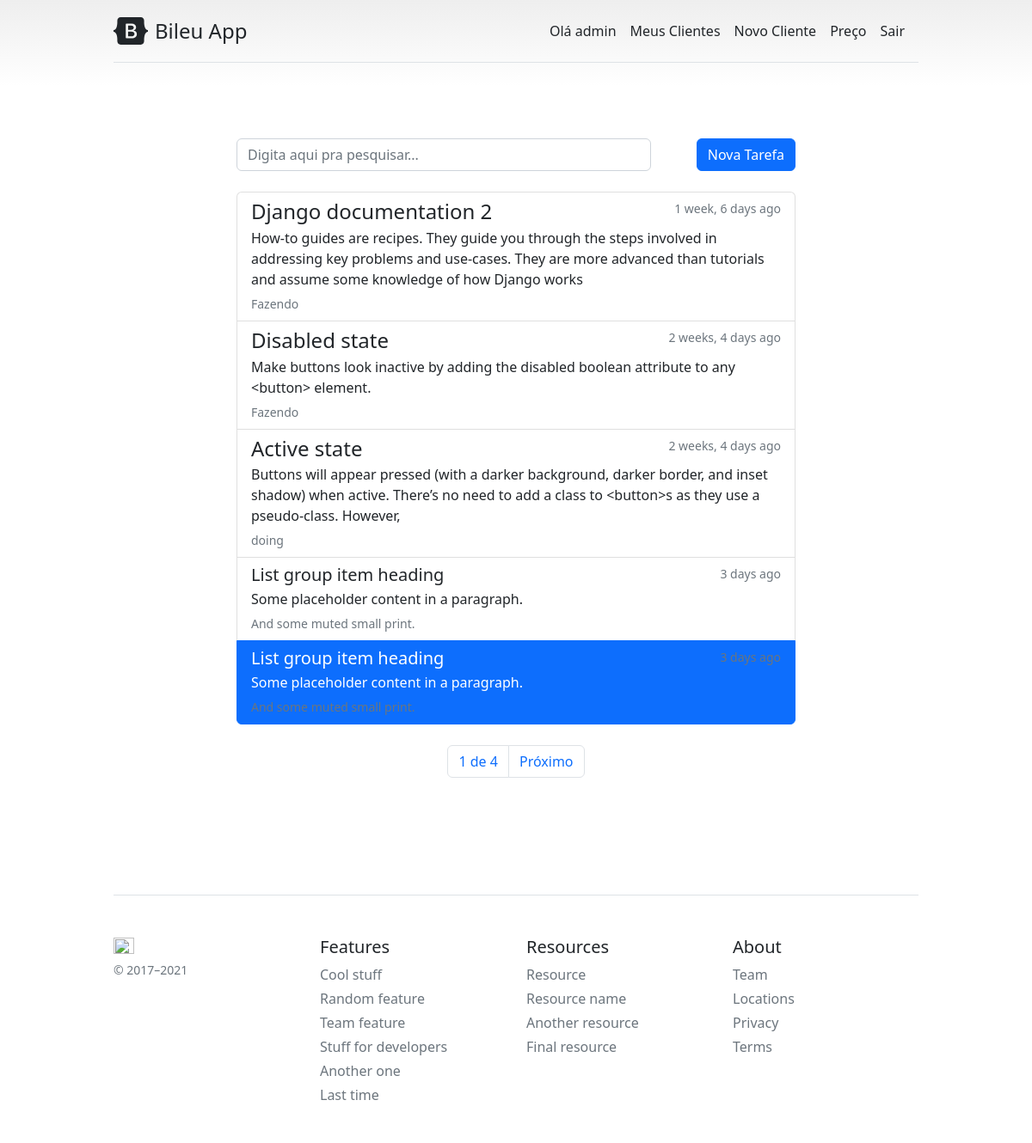
The app's page / (signed in) with its own data.
### tasks/models.py (models this page shows, shortened)
class Task(models.Model):
    STATUS = (
        ('Fazendo', 'Fazendo'),
        ('Feito', 'Feito'),
    )
    title = models.CharField(max_length=255)
    descripition = models.TextField()
    done = models.CharField(
        max_length=15,
        choices=STATUS,
        )
    user = models.ForeignKey(get_user_model(), on_delete=models.CASCADE)
    create_at = models.DateTimeField(auto_now_add=True)
    update_at = models.DateTimeField(auto_now=True)

### tasks/views.py (the view)
# urls.py: path('', views.taskList, name='task-list'),
@login_required
def taskList(request):
    search = request.GET.get('search')
    if search:
        tasks = Task.objects.filter(title__icontains=search, user=request.user)
    else:
        tasks_list = Task.objects.all().order_by('-create_at').filter(user=request.user)
        paginator = Paginator(tasks_list, 3)
        page = request.GET.get('page')
        tasks = paginator.get_page(page)
    return render(request, 'tasks/list.html', {'tasks':tasks})

### tasks/templates/tasks/list.html (shortened to what this page needs)
{% extends 'base.html' %}
{% block content %}
{% load humanize %}
<div class="row">
    <div class="col col-sm-9">
        <form method="GET" id="search-form">
            <input class="form-control" list="datalistOptions" placeholder="Digita aqui pra pesquisar..." type="text"
                id="search" value="{{ request.GET.search }}" name="search">
        </form>
    </div>
    <div class="col col-sm text-end">
        <a class="btn btn-primary" href="newtask/" role="button">Nova Tarefa</a>
    </div>
</div>
<br>
<div class="list-group">
    {% for task in tasks %}
    <a href="task/{{ task.id }}" class="list-group-item list-group-item-action" aria-current="true">
        <div class="d-flex w-100 justify-content-between">
            <h4 class="mb-1">{{ task.title }} </h4>
            <small class="text-muted">{{ task.update_at|naturaltime }}</small>
        </div>
        <p class="mb-1 limit" id="mydiv">{{ task.descripition }}</p>
        <small class="text-muted">{{ task.done }}</small>
    </a>
    {% endfor %}
    <a href="#" class="list-group-item list-group-item-action">
        <div class="d-flex w-100 justify-content-between">
            <h5 class="mb-1">List group item heading</h5>
            <small class="text-muted">3 days ago</small>
        </div>
        <p class="mb-1">Some placeholder content in a paragraph.</p>
        <small class="text-muted">And some muted small print.</small>
    </a>
    <a href="#" class="list-group-item list-group-item-action active">
        <div class="d-flex w-100 justify-content-between">
            <h5 class="mb-1">List group item heading</h5>
            <small class="text-muted">3 days ago</small>
        </div>
        <p class="mb-1">Some placeholder content in a paragraph.</p>
        <small class="text-muted">And some muted small print.</small>
    </a>
</div>
<br>
<nav aria-label="Page navigation example">
    <ul class="pagination  justify-content-center">
        {% if tasks.paginator.num_pages%}
        <li class="page-item"><a class="page-link" href="#">{{ tasks.number }} de {{ tasks.paginator.num_pages}}</a>
        </li>
        {% endif %}
        {% if tasks.has_next %}
        <li class="page-item"><a class="page-link" href="?page={{ tasks.next_page_number }}">Próximo</a></li>
        {% endif %}
    </ul>
</nav>
{% endblock %}

### tasks/templates/base.html (shortened to what this page needs)
{% load static %}
<!doctype html>
<html lang="en">
<head>
    <link rel="stylesheet" href="{% static 'css/styles.css' %}">
    <link rel="stylesheet" href="https://cdn.jsdelivr.net/npm/bootstrap@5.2.3/dist/css/bootstrap.min.css"
>
</head>
<body>
    <div class="container py-3">
        <header>
            <div class="d-flex flex-column flex-md-row align-items-center pb-3 mb-4 border-bottom">
                <a href="/" class="d-flex align-items-center text-dark text-decoration-none">
                    <span class="fs-4" style="font-weight:500;">Bileu App</span>
                </a>
                <nav class="d-inline-flex mt-2 mt-md-0 ms-md-auto">
                    {% if user.is_authenticated %}
                    <a class="me-3 py-2 text-dark text-decoration-none" href="#">Olá {{user.username}}</a>
                    <a class="me-3 py-2 text-dark text-decoration-none" href="/client-read">Meus Clientes</a>
                    <a class="me-3 py-2 text-dark text-decoration-none" href="/client-create">Novo Cliente</a>
                    <a class="me-3 py-2 text-dark text-decoration-none" href="#">Preço</a>
                    {% else %}
                    <a class="me-3 py-2 text-dark text-decoration-none" href="/accounts/login">Entrar</a>
                    {% endif %}
                    {% if user.is_authenticated %}
                    <a class="me-3 py-2 text-dark text-decoration-none" href="/accounts/logout">Sair</a>
                    {% endif %}
                </nav>
            </div>
            <div class="pricing-header p-3 pb-md-4 mx-auto text-center">
            </div>
        </header>
        <main class="container-main">
            <br>
            {% block content %}
            {% endblock %}
            <br><br><br>
        </main>
        <footer class="pt-4 my-md-5 pt-md-5 border-top">
            <div class="row">
                <div class="col-12 col-md">
                    <img class="mb-2" src="https://getbootstrap.com/docs/5.0/assets/brand/bootstrap-logo.svg" alt="" width="24" height="19">
                    <small class="d-block mb-3 text-muted">&copy; 2017–2021</small>
                </div>
                <div class="col-6 col-md">
                    <h5>Features</h5>
                    <ul class="list-unstyled text-small">
                        <li class="mb-1"><a class="link-secondary text-decoration-none" href="#">Cool stuff</a></li>
                        <li class="mb-1"><a class="link-secondary text-decoration-none" href="#">Random feature</a></li>
                        <li class="mb-1"><a class="link-secondary text-decoration-none" href="#">Team feature</a></li>
                        <li class="mb-1"><a class="link-secondary text-decoration-none" href="#">Stuff for
                                developers</a></li>
                        <li class="mb-1"><a class="link-secondary text-decoration-none" href="#">Another one</a></li>
                        <li class="mb-1"><a class="link-secondary text-decoration-none" href="#">Last time</a></li>
                    </ul>
                </div>
                <div class="col-6 col-md">
                    <h5>Resources</h5>
                    <ul class="list-unstyled text-small">
                        <li class="mb-1"><a class="link-secondary text-decoration-none" href="#">Resource</a></li>
                        <li class="mb-1"><a class="link-secondary text-decoration-none" href="#">Resource name</a></li>
                        <li class="mb-1"><a class="link-secondary text-decoration-none" href="#">Another resource</a>
                        </li>
                        <li class="mb-1"><a class="link-secondary text-decoration-none" href="#">Final resource</a></li>
                    </ul>
                </div>
                <div class="col-6 col-md">
                    <h5>About</h5>
                    <ul class="list-unstyled text-small">
                        <li class="mb-1"><a class="link-secondary text-decoration-none" href="#">Team</a></li>
                        <li class="mb-1"><a class="link-secondary text-decoration-none" href="#">Locations</a></li>
                        <li class="mb-1"><a class="link-secondary text-decoration-none" href="#">Privacy</a></li>
                        <li class="mb-1"><a class="link-secondary text-decoration-none" href="#">Terms</a></li>
                    </ul>
                </div>
            </div>
        </footer>
    </div>
</body>
</html>

### tasks/static/css/styles.css (style rules this page uses)
body { background-image: linear-gradient(180deg, #eee, #fff 100px, #fff); }
.container { max-width: 960px; }
.pricing-header { max-width: 700px; }

### tasks/templates/base.html (style rules this page uses)
body { background-image: linear-gradient(180deg, #eee, #fff 100px, #fff); }
.container { max-width: 960px; }
.container-main { max-width: 650px; margin-left: auto; margin-right: auto; }
.pricing-header { max-width: 700px; }
.limit { text-overflow: ellipsis; }

### records on screen
Task: title "Django documentation 2", update_at "1 week, 6 days ago", descripition "How-to guides are recipes. They guide you through the steps involved in addressing key problems and use-cases. They are more advanced than tutorials and assume some knowledge of how Django works", done "Fazendo"
Task: title "Disabled state", update_at "2 weeks, 4 days ago", descripition "Make buttons look inactive by adding the disabled boolean attribute to any <button> element.", done "Fazendo"
Task: title "Active state", update_at "2 weeks, 4 days ago", descripition "Buttons will appear pressed (with a darker background, darker border, and inset shadow) when active. There’s no need to add a class to <button>s as they use a pseudo-class. However,", done "doing"

### other values on screen
{{ user.username }} "admin"
{{ tasks.number }} "1"
{{ tasks.paginator.num_pages }} "4"
